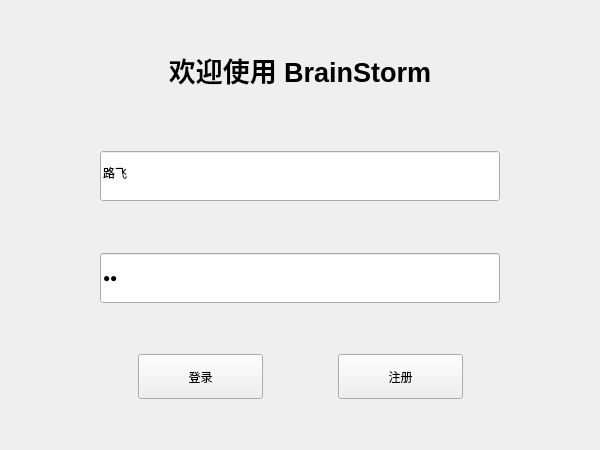
<?xml version="1.0" encoding="UTF-8"?>
<ui version="4.0">
 <class>Login</class>
 <widget class="QWidget" name="Login">
  <property name="geometry">
   <rect>
    <x>0</x>
    <y>0</y>
    <width>600</width>
    <height>450</height>
   </rect>
  </property>
  <property name="minimumSize">
   <size>
    <width>600</width>
    <height>450</height>
   </size>
  </property>
  <property name="windowTitle">
   <string>登录</string>
  </property>
  <property name="windowIcon">
   <iconset resource="Res/pic.qrc">
    <normaloff>:/pics/logo.jpg</normaloff>:/pics/logo.jpg</iconset>
  </property>
  <property name="styleSheet">
   <string notr="true">font: 16pt &quot;楷体&quot;;</string>
  </property>
  <layout class="QGridLayout" name="gridLayout_2">
   <property name="leftMargin">
    <number>0</number>
   </property>
   <property name="topMargin">
    <number>0</number>
   </property>
   <property name="rightMargin">
    <number>0</number>
   </property>
   <property name="bottomMargin">
    <number>0</number>
   </property>
   <property name="spacing">
    <number>0</number>
   </property>
   <item row="0" column="1">
    <spacer name="verticalSpacer_6">
     <property name="orientation">
      <enum>Qt::Vertical</enum>
     </property>
     <property name="sizeHint" stdset="0">
      <size>
       <width>20</width>
       <height>129</height>
      </size>
     </property>
    </spacer>
   </item>
   <item row="1" column="0">
    <spacer name="horizontalSpacer_6">
     <property name="orientation">
      <enum>Qt::Horizontal</enum>
     </property>
     <property name="sizeHint" stdset="0">
      <size>
       <width>114</width>
       <height>20</height>
      </size>
     </property>
    </spacer>
   </item>
   <item row="1" column="1">
    <widget class="QStackedWidget" name="stackedWidget">
     <widget class="QWidget" name="login_page">
      <layout class="QVBoxLayout" name="verticalLayout_2">
       <property name="spacing">
        <number>0</number>
       </property>
       <property name="leftMargin">
        <number>0</number>
       </property>
       <property name="topMargin">
        <number>0</number>
       </property>
       <property name="rightMargin">
        <number>0</number>
       </property>
       <property name="bottomMargin">
        <number>0</number>
       </property>
       <item>
        <widget class="QWidget" name="widget" native="true">
         <property name="minimumSize">
          <size>
           <width>600</width>
           <height>450</height>
          </size>
         </property>
         <layout class="QGridLayout" name="gridLayout">
          <property name="leftMargin">
           <number>0</number>
          </property>
          <property name="topMargin">
           <number>0</number>
          </property>
          <property name="rightMargin">
           <number>0</number>
          </property>
          <property name="bottomMargin">
           <number>0</number>
          </property>
          <property name="spacing">
           <number>0</number>
          </property>
          <item row="0" column="1">
           <widget class="QLabel" name="label">
            <property name="minimumSize">
             <size>
              <width>400</width>
              <height>100</height>
             </size>
            </property>
            <property name="text">
             <string>&lt;html&gt;&lt;head/&gt;&lt;body&gt;&lt;p align=&quot;center&quot;&gt;&lt;br/&gt;&lt;/p&gt;&lt;p align=&quot;center&quot;&gt;&lt;span style=&quot; font-size:20pt; font-weight:600;&quot;&gt;欢迎使用 BrainStorm&lt;/span&gt;&lt;/p&gt;&lt;/body&gt;&lt;/html&gt;</string>
            </property>
           </widget>
          </item>
          <item row="1" column="0">
           <spacer name="horizontalSpacer_4">
            <property name="orientation">
             <enum>Qt::Horizontal</enum>
            </property>
            <property name="sizeHint" stdset="0">
             <size>
              <width>97</width>
              <height>20</height>
             </size>
            </property>
           </spacer>
          </item>
          <item row="1" column="1">
           <layout class="QVBoxLayout" name="verticalLayout">
            <property name="spacing">
             <number>0</number>
            </property>
            <item>
             <spacer name="verticalSpacer">
              <property name="orientation">
               <enum>Qt::Vertical</enum>
              </property>
              <property name="sizeHint" stdset="0">
               <size>
                <width>20</width>
                <height>40</height>
               </size>
              </property>
             </spacer>
            </item>
            <item>
             <widget class="QLineEdit" name="idEdit">
              <property name="minimumSize">
               <size>
                <width>300</width>
                <height>50</height>
               </size>
              </property>
              <property name="text">
               <string>路飞</string>
              </property>
              <property name="placeholderText">
               <string>账 号</string>
              </property>
             </widget>
            </item>
            <item>
             <spacer name="verticalSpacer_2">
              <property name="orientation">
               <enum>Qt::Vertical</enum>
              </property>
              <property name="sizeHint" stdset="0">
               <size>
                <width>20</width>
                <height>40</height>
               </size>
              </property>
             </spacer>
            </item>
            <item>
             <widget class="QLineEdit" name="psdEdit">
              <property name="minimumSize">
               <size>
                <width>300</width>
                <height>50</height>
               </size>
              </property>
              <property name="text">
               <string>lf</string>
              </property>
              <property name="echoMode">
               <enum>QLineEdit::PasswordEchoOnEdit</enum>
              </property>
              <property name="placeholderText">
               <string>密 码</string>
              </property>
             </widget>
            </item>
            <item>
             <spacer name="verticalSpacer_3">
              <property name="orientation">
               <enum>Qt::Vertical</enum>
              </property>
              <property name="sizeHint" stdset="0">
               <size>
                <width>20</width>
                <height>40</height>
               </size>
              </property>
             </spacer>
            </item>
            <item>
             <layout class="QHBoxLayout" name="horizontalLayout" stretch="1,1,2,1,1">
              <property name="spacing">
               <number>0</number>
              </property>
              <item>
               <spacer name="horizontalSpacer_2">
                <property name="orientation">
                 <enum>Qt::Horizontal</enum>
                </property>
                <property name="sizeHint" stdset="0">
                 <size>
                  <width>40</width>
                  <height>20</height>
                 </size>
                </property>
               </spacer>
              </item>
              <item>
               <widget class="QPushButton" name="loginButton">
                <property name="minimumSize">
                 <size>
                  <width>125</width>
                  <height>45</height>
                 </size>
                </property>
                <property name="text">
                 <string>登录</string>
                </property>
               </widget>
              </item>
              <item>
               <spacer name="horizontalSpacer">
                <property name="orientation">
                 <enum>Qt::Horizontal</enum>
                </property>
                <property name="sizeHint" stdset="0">
                 <size>
                  <width>40</width>
                  <height>20</height>
                 </size>
                </property>
               </spacer>
              </item>
              <item>
               <widget class="QPushButton" name="registerButton">
                <property name="minimumSize">
                 <size>
                  <width>125</width>
                  <height>45</height>
                 </size>
                </property>
                <property name="text">
                 <string>注册</string>
                </property>
               </widget>
              </item>
              <item>
               <spacer name="horizontalSpacer_3">
                <property name="orientation">
                 <enum>Qt::Horizontal</enum>
                </property>
                <property name="sizeHint" stdset="0">
                 <size>
                  <width>40</width>
                  <height>20</height>
                 </size>
                </property>
               </spacer>
              </item>
             </layout>
            </item>
            <item>
             <spacer name="verticalSpacer_4">
              <property name="orientation">
               <enum>Qt::Vertical</enum>
              </property>
              <property name="sizeHint" stdset="0">
               <size>
                <width>20</width>
                <height>40</height>
               </size>
              </property>
             </spacer>
            </item>
           </layout>
          </item>
          <item row="1" column="2">
           <spacer name="horizontalSpacer_5">
            <property name="orientation">
             <enum>Qt::Horizontal</enum>
            </property>
            <property name="sizeHint" stdset="0">
             <size>
              <width>97</width>
              <height>20</height>
             </size>
            </property>
           </spacer>
          </item>
         </layout>
        </widget>
       </item>
      </layout>
     </widget>
     <widget class="QWidget" name="advert_page">
      <widget class="QLabel" name="advertlabel">
       <property name="geometry">
        <rect>
         <x>0</x>
         <y>0</y>
         <width>600</width>
         <height>450</height>
        </rect>
       </property>
       <property name="text">
        <string>广告</string>
       </property>
       <property name="alignment">
        <set>Qt::AlignCenter</set>
       </property>
      </widget>
      <widget class="QPushButton" name="closeButton">
       <property name="geometry">
        <rect>
         <x>514</x>
         <y>15</y>
         <width>66</width>
         <height>33</height>
        </rect>
       </property>
       <property name="styleSheet">
        <string notr="true">QPushButton{
	background-color: rgba(247, 247, 247, 200);
	border: 0px;
	border-radius: 10px;
	color: rgba(135, 135, 135, 200);
	
	font: 10pt &quot;楷体&quot;;
}
QPushButton:hover {
    background-color: rgba(200, 200, 200, 168);
}</string>
       </property>
       <property name="text">
        <string>关闭</string>
       </property>
      </widget>
     </widget>
    </widget>
   </item>
   <item row="1" column="2">
    <spacer name="horizontalSpacer_7">
     <property name="orientation">
      <enum>Qt::Horizontal</enum>
     </property>
     <property name="sizeHint" stdset="0">
      <size>
       <width>114</width>
       <height>20</height>
      </size>
     </property>
    </spacer>
   </item>
   <item row="2" column="1">
    <spacer name="verticalSpacer_5">
     <property name="orientation">
      <enum>Qt::Vertical</enum>
     </property>
     <property name="sizeHint" stdset="0">
      <size>
       <width>20</width>
       <height>129</height>
      </size>
     </property>
    </spacer>
   </item>
  </layout>
 </widget>
 <layoutdefault spacing="6" margin="11"/>
 <resources>
  <include location="Res/pic.qrc"/>
 </resources>
 <connections/>
</ui>
